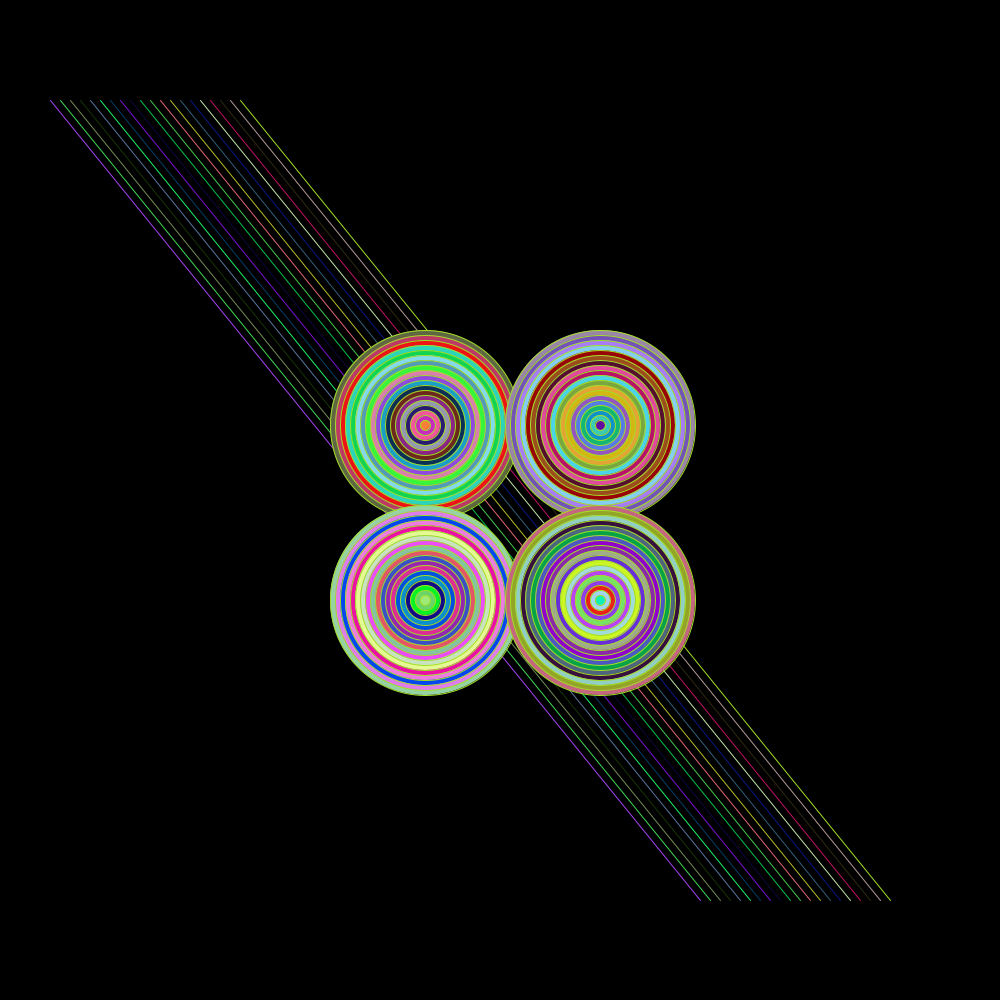
Frame 1 (no input)
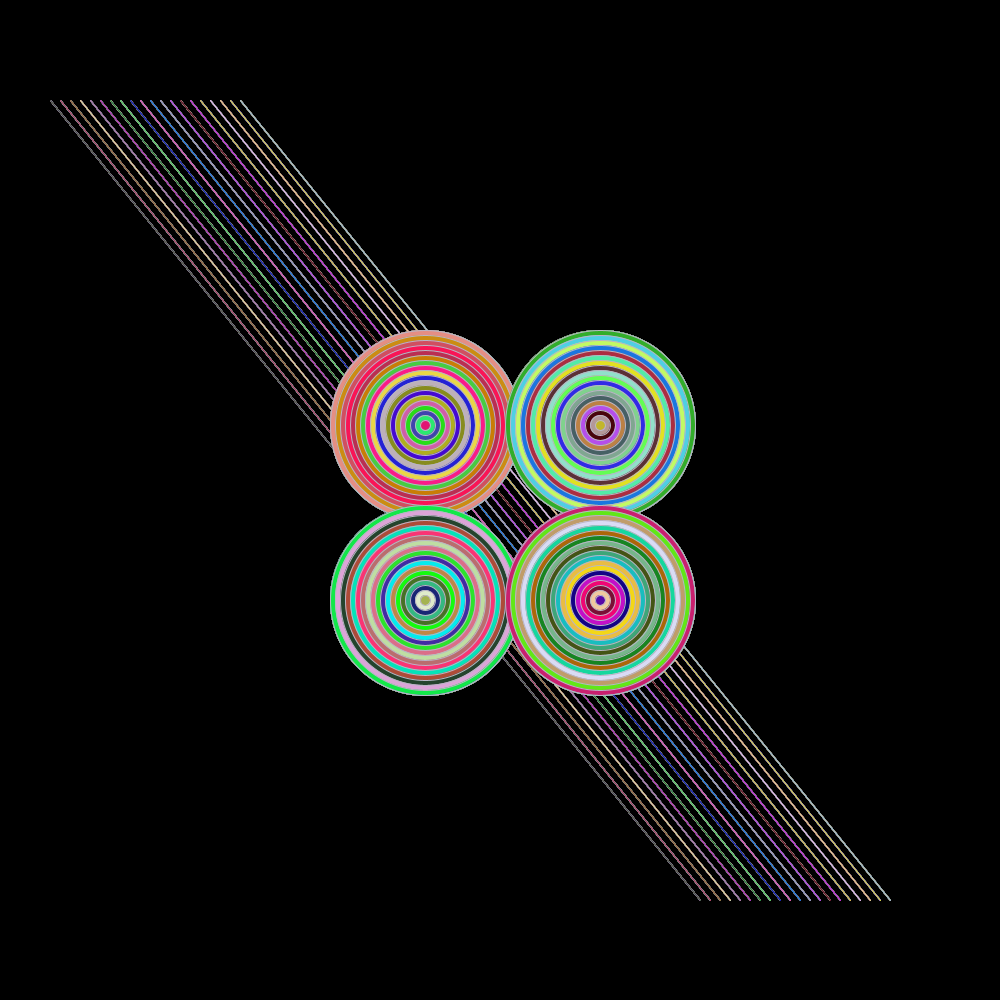
Frame 60 (the mouse pressed at the canvas centre just before this capture)
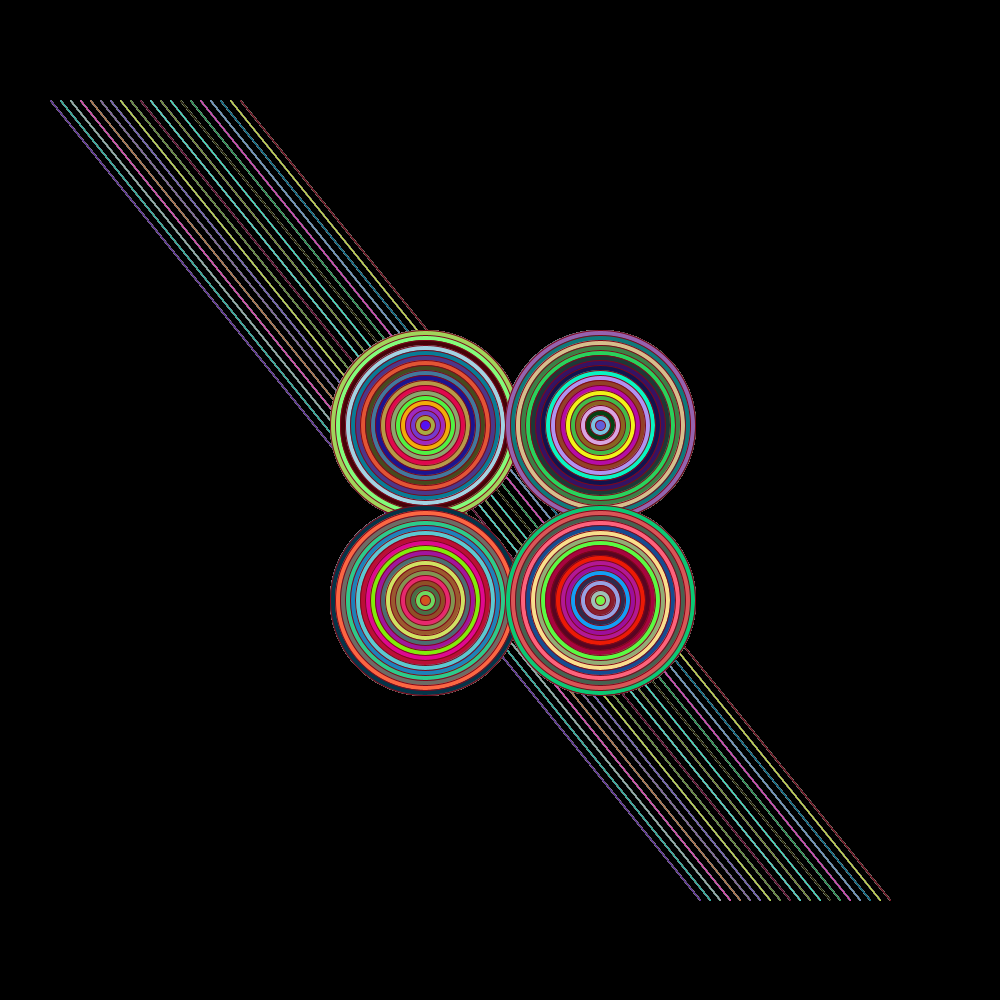
Frame 120 (the mouse held since frame 60 and released just before this capture)

The Processing sketch that drew these frames (run headless with seeded random() and noise(); from frame 60 on, the mouse is pressed at the canvas centre):

// Processing sketch: moreCirclesButWithLines
// ── moreCirclesButWithLines.pde
/*
Hanaan Shafi (hrs363)
Assignment #3
May 31
*/

//setting up
void setup() {
  background(0, 0, 0);
  size(1000, 1000);
  frameRate(10);
}

void draw() { 
  //calling the functions I defined below to draw the artwork 
  parallelLines(50, 100, 700, 900);
  concentricCircles(425, 425, 200);
  concentricCircles(600, 425, 200);
  concentricCircles(425, 600, 200);
  concentricCircles(600, 600, 200);
}

//creating a function to draw concentric circles
void concentricCircles(int x, int y, int R) { //x and y are the coordinates and R is the radius
  while (R > 0) {
    R = R - 10; //as the radius decreases, newer circles of random colors are drawn
    fill(random(255), random(255), random(255));
    circle(x, y, R);
  }
}

//creating a function to draw parallel lines
void parallelLines(int x1, int y1, int x2, int y2) { //these stand for the coordinates of the beginning and the end points of the line
  int i = 0; 
  while (i < 20) { //i determines the number of lines that will be drawn 
    i = i + 1;
    stroke(random(255), random(255), random(255)); 
    line(x1, y1, x2, y2);
    x1 = x1 + 10; //changing the x coordinates so the new lines are drawn next to the previous one
    x2 = x2 + 10;
  }
}
